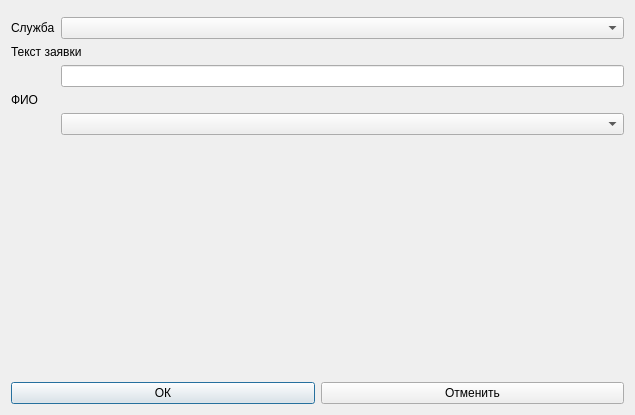
<?xml version="1.0" encoding="UTF-8"?>
<ui version="4.0">
 <class>EdMain</class>
 <widget class="QDialog" name="EdMain">
  <property name="geometry">
   <rect>
    <x>0</x>
    <y>0</y>
    <width>635</width>
    <height>415</height>
   </rect>
  </property>
  <property name="windowTitle">
   <string>Dialog</string>
  </property>
  <layout class="QVBoxLayout" name="verticalLayout">
   <item>
    <layout class="QFormLayout" name="formLayout">
     <item row="0" column="0" colspan="2">
      <layout class="QHBoxLayout" name="horizontalLayout"/>
     </item>
     <item row="1" column="0">
      <widget class="QLabel" name="label_2">
       <property name="text">
        <string>Служба</string>
       </property>
      </widget>
     </item>
     <item row="1" column="1">
      <widget class="QComboBox" name="cb_ser_name"/>
     </item>
     <item row="2" column="0" colspan="2">
      <widget class="QLabel" name="label_3">
       <property name="text">
        <string>Текст заявки</string>
       </property>
      </widget>
     </item>
     <item row="3" column="1">
      <widget class="QLineEdit" name="edit_text"/>
     </item>
     <item row="4" column="0">
      <widget class="QLabel" name="label_4">
       <property name="text">
        <string>ФИО</string>
       </property>
      </widget>
     </item>
     <item row="5" column="1">
      <widget class="QComboBox" name="cb_fio"/>
     </item>
    </layout>
   </item>
   <item>
    <layout class="QHBoxLayout" name="horizontalLayout_2">
     <item>
      <widget class="QPushButton" name="btnOk">
       <property name="text">
        <string>ОК</string>
       </property>
      </widget>
     </item>
     <item>
      <widget class="QPushButton" name="btnCancel">
       <property name="text">
        <string>Отменить</string>
       </property>
      </widget>
     </item>
    </layout>
   </item>
  </layout>
 </widget>
 <tabstops>
  <tabstop>cb_ser_name</tabstop>
  <tabstop>edit_text</tabstop>
 </tabstops>
 <resources/>
 <connections/>
</ui>
